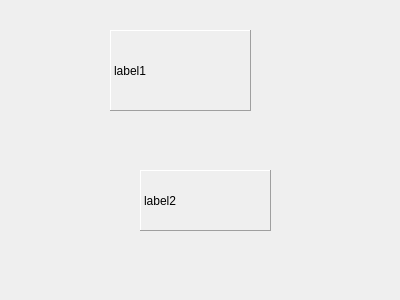
<?xml version="1.0" encoding="UTF-8"?>
<ui version="4.0">
 <class>Widget</class>
 <widget class="QWidget" name="Widget">
  <property name="geometry">
   <rect>
    <x>0</x>
    <y>0</y>
    <width>400</width>
    <height>300</height>
   </rect>
  </property>
  <property name="windowTitle">
   <string>Widget</string>
  </property>
  <widget class="QLabel" name="label">
   <property name="geometry">
    <rect>
     <x>110</x>
     <y>30</y>
     <width>141</width>
     <height>81</height>
    </rect>
   </property>
   <property name="frameShape">
    <enum>QFrame::Panel</enum>
   </property>
   <property name="frameShadow">
    <enum>QFrame::Raised</enum>
   </property>
   <property name="text">
    <string>label1</string>
   </property>
  </widget>
  <widget class="MLabel" name="label_2">
   <property name="geometry">
    <rect>
     <x>140</x>
     <y>170</y>
     <width>131</width>
     <height>61</height>
    </rect>
   </property>
   <property name="frameShape">
    <enum>QFrame::Panel</enum>
   </property>
   <property name="frameShadow">
    <enum>QFrame::Raised</enum>
   </property>
   <property name="text">
    <string>label2</string>
   </property>
  </widget>
 </widget>
 <layoutdefault spacing="6" margin="11"/>
 <customwidgets>
  <customwidget>
   <class>MLabel</class>
   <extends>QLabel</extends>
   <header location="global">mlabel.h</header>
  </customwidget>
 </customwidgets>
 <resources/>
 <connections/>
</ui>
